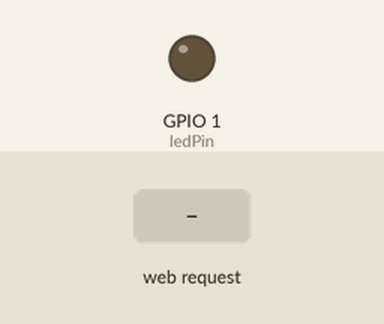
A sketch run on a simulated ESP8266 (NodeMCU). On the bench: output pins drawn as LEDs (lit = HIGH). The test bench sets the inputs (shaded band). WiFi joins after 1.5 s; servers stay silent unless stated; storage starts empty.

Above: at 3.2 s.
3.3 s: HTTP request GET /off received
At 3.7 s:
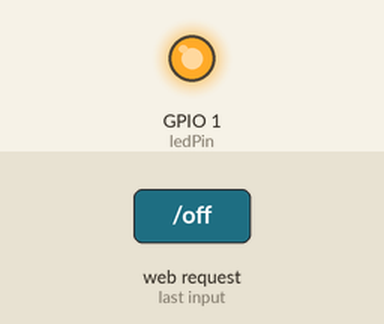
4.8 s: HTTP request GET /on received
At 6.1 s:
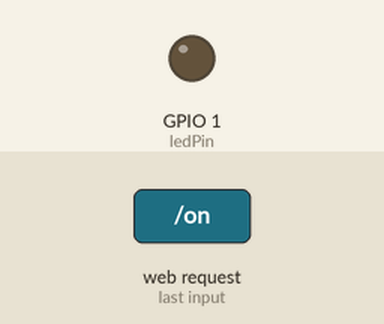
Timing chart, 0 to 7.8 s (numbered marks = the images above; inputs shaded):
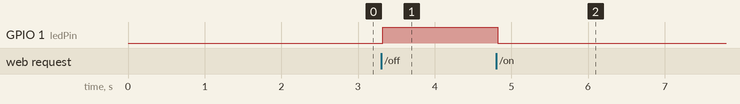

The sketch:

WebServer.ino
```cpp
#include <ESP8266WiFi.h>
#include <ESPAsyncTCP.h>
#include <ESPAsyncWebServer.h>
#include <FS.h>
#include <Wire.h>

const char* ssid = "TME Education";
const char* password = "mz1234mz";

const int ledPin = 1;

String ledState;
AsyncWebServer server(80);

String processor(const String& var){
  if(var == "resultado"){
    if(digitalRead(ledPin)){
      ledState = "Ligada";
    }
    else{
      ledState = "Deslidaga";
    }
    Serial.print(ledState);
    return ledState;
  }
}

void setup(){
  pinMode(ledPin, OUTPUT);
  if(!SPIFFS.begin()){
    return;
  }
  WiFi.begin(ssid, password);
  while (WiFi.status() != WL_CONNECTED) {
    delay(1000);
  }
  server.on("/", HTTP_GET, [](AsyncWebServerRequest *request){
    request->send(SPIFFS, "/pagina.html", String(), false, processor);
  });

  server.on("/estilo.css", HTTP_GET, [](AsyncWebServerRequest *request){
    request->send(SPIFFS, "/estilo.css", "text/css");
  });

  server.on("/on", HTTP_GET, [](AsyncWebServerRequest *request){
    digitalWrite(ledPin, LOW);
    request->send(SPIFFS, "/pagina.html", String(), false, processor);
  });

  server.on("/off", HTTP_GET, [](AsyncWebServerRequest *request){
    digitalWrite(ledPin, HIGH);
    request->send(SPIFFS, "/pagina.html", String(), false, processor);
  });
  server.begin();
}
void loop(){
}
```

Measured:
- after the input at 3.3 s, GPIO 1 (ledPin): LOW → HIGH at once
- after the input at 4.8 s, GPIO 1 (ledPin): HIGH → LOW at once
